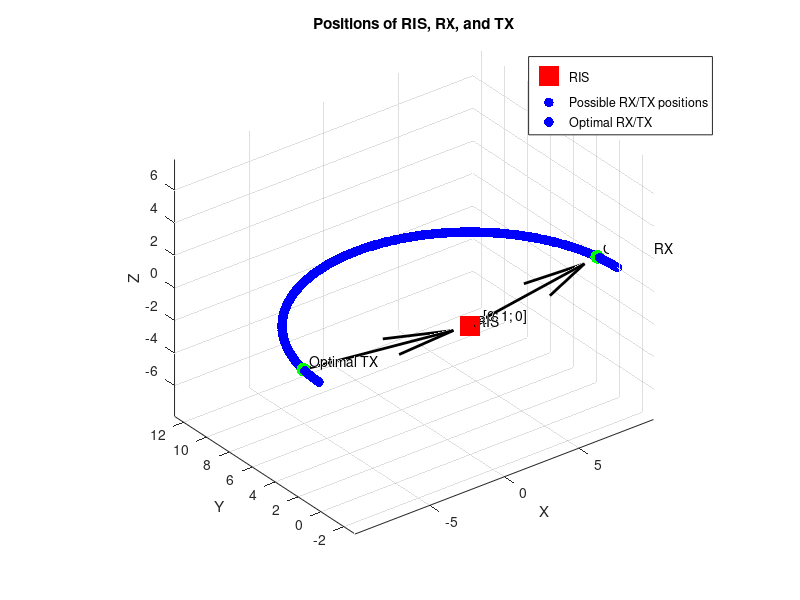

The MATLAB script that drew this image:
pos_ris = [0; 0; 0];
angles = 1:1:179;
d2_ris = 10;

optimal_in_angle = 170;
optimal_out_angle = 10;
pos_tx_optimal = pos_ris + [d2_ris*cosd(optimal_in_angle); d2_ris*sind(optimal_in_angle); 0]
pos_rx_optimal = pos_ris + [d2_ris*cosd(optimal_out_angle); d2_ris*sind(optimal_out_angle); 0]


% Plot positions
figure;
hold on;
% Plot RIS position
scatter3(pos_ris(1), pos_ris(2), pos_ris(3), 200, 'r', 'filled', 'Marker', 's');
text(pos_ris(1), pos_ris(2), pos_ris(3), '  RIS', 'VerticalAlignment', 'bottom');

% Plot AP and UE positions
for angle = angles
    pos = pos_ris + [d2_ris*cosd(angle); d2_ris*sind(angle); 0];
    scatter3(pos(1), pos(2), pos(3), 50, 'b', 'filled');
end

% Plot optimal AP and UE positions
scatter3(pos_rx_optimal(1), pos_rx_optimal(2), pos_rx_optimal(3), 100, 'g', 'filled');
text(pos_rx_optimal(1), pos_rx_optimal(2), pos_rx_optimal(3), '  Optimal RX', 'VerticalAlignment', 'bottom');
scatter3(pos_tx_optimal(1), pos_tx_optimal(2), pos_tx_optimal(3), 100, 'g', 'filled');
text(pos_tx_optimal(1), pos_tx_optimal(2), pos_tx_optimal(3), '  Optimal TX', 'VerticalAlignment', 'bottom');

% Plot vector [1; 0; 0]
vector = [1; 0; 0];
quiver3(0, 0, 0, vector(1), vector(2), vector(3), 'k', 'LineWidth', 2, 'MaxHeadSize', 0.5);
text(vector(1)/2, vector(2), vector(3), '  [0; 1; 0]', 'VerticalAlignment', 'bottom');

in_vec = pos_ris - pos_tx_optimal;
quiver3(pos_tx_optimal(1), pos_tx_optimal(2), pos_tx_optimal(3), in_vec(1), in_vec(2), in_vec(3), 'k', 'LineWidth', 2, 'MaxHeadSize', 0.25);
text(in_vec(1)/2, in_vec(2), in_vec(3), '', 'VerticalAlignment', 'bottom');

out_vec = pos_rx_optimal - pos_ris;
quiver3(pos_ris(1), pos_ris(2), pos_ris(3), out_vec(1), out_vec(2), out_vec(3), 'k', 'LineWidth', 2, 'MaxHeadSize', 0.25);
text(out_vec(1)/2, out_vec(2), out_vec(3), '', 'VerticalAlignment', 'bottom');


% Set plot properties
xlabel('X');
ylabel('Y');
zlabel('Z');
title('Positions of RIS, RX, and TX');
legend('RIS', 'Possible RX/TX positions', 'Optimal RX/TX', 'Location', 'best');
grid on;
axis equal;
view(3); % 3D view

hold off;
